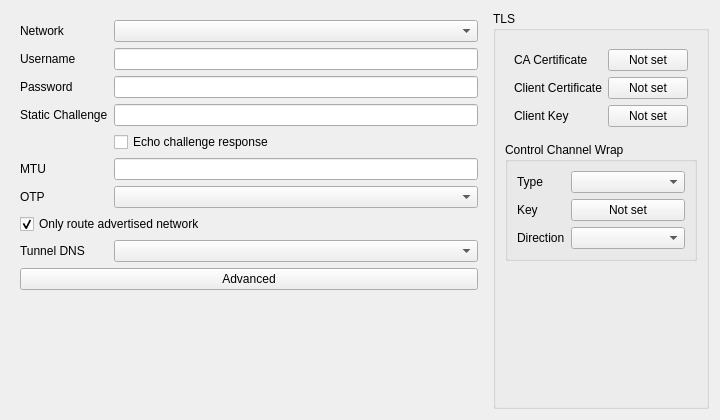
<?xml version="1.0" encoding="UTF-8"?>
<ui version="4.0">
 <class>EditOpenVPN</class>
 <widget class="QWidget" name="EditOpenVPN">
  <property name="geometry">
   <rect>
    <x>0</x>
    <y>0</y>
    <width>720</width>
    <height>420</height>
   </rect>
  </property>
  <property name="windowTitle">
   <string notr="true">EditOpenVPN</string>
  </property>
  <layout class="QHBoxLayout" name="horizontalLayout">
   <item>
    <widget class="QWidget" name="basic_w" native="true">
     <layout class="QFormLayout" name="basic_layout">
      <item row="0" column="0">
       <widget class="QLabel" name="network_l">
        <property name="toolTip">
         <string>&lt;html&gt;&lt;head/&gt;&lt;body&gt;&lt;p&gt;Default transport network. Leave empty to use the core default (udp).&lt;/p&gt;&lt;/body&gt;&lt;/html&gt;</string>
        </property>
        <property name="text">
         <string>Network</string>
        </property>
        <property name="buddy">
         <cstring>network</cstring>
        </property>
       </widget>
      </item>
      <item row="0" column="1">
       <widget class="QComboBox" name="network"/>
      </item>
      <item row="1" column="0">
       <widget class="QLabel" name="username_l">
        <property name="text">
         <string>Username</string>
        </property>
        <property name="buddy">
         <cstring>username</cstring>
        </property>
       </widget>
      </item>
      <item row="1" column="1">
       <widget class="QLineEdit" name="username"/>
      </item>
      <item row="2" column="0">
       <widget class="QLabel" name="password_l">
        <property name="text">
         <string>Password</string>
        </property>
        <property name="buddy">
         <cstring>password</cstring>
        </property>
       </widget>
      </item>
      <item row="2" column="1">
       <widget class="QLineEdit" name="password"/>
      </item>
      <item row="3" column="0">
       <widget class="QLabel" name="static_challenge_l">
        <property name="toolTip">
         <string>&lt;html&gt;&lt;head/&gt;&lt;body&gt;&lt;p&gt;Static challenge text shown by the server when it asks for a second authentication response. When a challenge is set and an OTP profile is bound, Poros sends the answer itself and no interactive prompt appears.&lt;/p&gt;&lt;/body&gt;&lt;/html&gt;</string>
        </property>
        <property name="text">
         <string>Static Challenge</string>
        </property>
        <property name="buddy">
         <cstring>static_challenge</cstring>
        </property>
       </widget>
      </item>
      <item row="3" column="1">
       <widget class="QLineEdit" name="static_challenge"/>
      </item>
      <item row="4" column="1">
       <widget class="QCheckBox" name="static_challenge_echo">
        <property name="toolTip">
         <string>&lt;html&gt;&lt;head/&gt;&lt;body&gt;&lt;p&gt;Show the static challenge response as plain text.&lt;/p&gt;&lt;/body&gt;&lt;/html&gt;</string>
        </property>
        <property name="text">
         <string>Echo challenge response</string>
        </property>
       </widget>
      </item>
      <item row="5" column="0">
       <widget class="QLabel" name="mtu_l">
        <property name="toolTip">
         <string>&lt;html&gt;&lt;head/&gt;&lt;body&gt;&lt;p&gt;Tunnel MTU. Empty uses 1500 until the server pushes a value.&lt;/p&gt;&lt;/body&gt;&lt;/html&gt;</string>
        </property>
        <property name="text">
         <string>MTU</string>
        </property>
        <property name="buddy">
         <cstring>mtu</cstring>
        </property>
       </widget>
      </item>
      <item row="5" column="1">
       <widget class="QLineEdit" name="mtu"/>
      </item>
      <item row="6" column="0">
       <widget class="QLabel" name="otp_profile_l">
        <property name="text">
         <string>OTP</string>
        </property>
        <property name="buddy">
         <cstring>otp_profile</cstring>
        </property>
       </widget>
      </item>
      <item row="6" column="1">
       <widget class="QComboBox" name="otp_profile"/>
      </item>
      <item row="7" column="0" colspan="2">
       <widget class="QCheckBox" name="only_advertised_routes">
        <property name="toolTip">
         <string>&lt;html&gt;&lt;head/&gt;&lt;body&gt;&lt;p&gt;Traffic that falls through to this profile reaches the tunnel only when the destination is inside a subnet the VPN server advertises; anything else is blocked. Routing rules that name this profile explicitly are not affected and always win.&lt;/p&gt;&lt;/body&gt;&lt;/html&gt;</string>
        </property>
        <property name="text">
         <string>Only route advertised network</string>
        </property>
        <property name="checked">
         <bool>true</bool>
        </property>
       </widget>
      </item>
      <item row="8" column="0">
       <widget class="QLabel" name="tunnel_dns_l">
        <property name="toolTip">
         <string>&lt;html&gt;&lt;head/&gt;&lt;body&gt;&lt;p&gt;How DNS uses the resolvers the VPN server pushes when this profile is started.&lt;/p&gt;&lt;p&gt;None: ignore them. Use this if the server claims every domain and breaks public DNS.&lt;br/&gt;Prefer: resolve the names the server claims - its split-DNS suffixes and search domains - through them, and everything else as usual.&lt;br/&gt;Strict: also send every remote DNS query to them instead of the remote DNS server, and fail the lookups they cannot answer. Direct lookups are unchanged.&lt;/p&gt;&lt;p&gt;As an endpoint in a routing profile, Prefer and Strict both resolve only the names the server claims.&lt;/p&gt;&lt;/body&gt;&lt;/html&gt;</string>
        </property>
        <property name="text">
         <string>Tunnel DNS</string>
        </property>
        <property name="buddy">
         <cstring>tunnel_dns</cstring>
        </property>
       </widget>
      </item>
      <item row="8" column="1">
       <widget class="QComboBox" name="tunnel_dns"/>
      </item>
      <item row="9" column="0" colspan="2">
       <widget class="QPushButton" name="advanced_button">
        <property name="text">
         <string>Advanced</string>
        </property>
       </widget>
      </item>
     </layout>
    </widget>
   </item>
   <item>
    <widget class="QGroupBox" name="tls_box">
     <property name="title">
      <string>TLS</string>
     </property>
     <layout class="QVBoxLayout" name="tls_layout">
      <item>
       <widget class="QWidget" name="tls_form_w" native="true">
        <layout class="QFormLayout" name="tls_form">
         <item row="0" column="0">
          <widget class="QLabel" name="certificate_l">
           <property name="toolTip">
            <string>&lt;html&gt;&lt;head/&gt;&lt;body&gt;&lt;p&gt;Trusted CA certificate content (PEM).&lt;/p&gt;&lt;/body&gt;&lt;/html&gt;</string>
           </property>
           <property name="text">
            <string>CA Certificate</string>
           </property>
           <property name="buddy">
            <cstring>certificate</cstring>
           </property>
          </widget>
         </item>
         <item row="0" column="1">
          <widget class="QPushButton" name="certificate">
           <property name="text">
            <string>Not set</string>
           </property>
          </widget>
         </item>
         <item row="1" column="0">
          <widget class="QLabel" name="client_certificate_l">
           <property name="text">
            <string>Client Certificate</string>
           </property>
           <property name="buddy">
            <cstring>client_certificate</cstring>
           </property>
          </widget>
         </item>
         <item row="1" column="1">
          <widget class="QPushButton" name="client_certificate">
           <property name="text">
            <string>Not set</string>
           </property>
          </widget>
         </item>
         <item row="2" column="0">
          <widget class="QLabel" name="client_key_l">
           <property name="text">
            <string>Client Key</string>
           </property>
           <property name="buddy">
            <cstring>client_key</cstring>
           </property>
          </widget>
         </item>
         <item row="2" column="1">
          <widget class="QPushButton" name="client_key">
           <property name="text">
            <string>Not set</string>
           </property>
          </widget>
         </item>
        </layout>
       </widget>
      </item>
      <item>
       <widget class="QGroupBox" name="control_wrap_box">
        <property name="toolTip">
         <string>&lt;html&gt;&lt;head/&gt;&lt;body&gt;&lt;p&gt;OpenVPN tls-auth / tls-crypt / tls-crypt-v2 control channel wrapping. Disabled when the type is empty.&lt;/p&gt;&lt;/body&gt;&lt;/html&gt;</string>
        </property>
        <property name="title">
         <string>Control Channel Wrap</string>
        </property>
        <property name="flat">
         <bool>true</bool>
        </property>
        <layout class="QFormLayout" name="control_wrap_layout">
         <item row="0" column="0">
          <widget class="QLabel" name="control_wrap_type_l">
           <property name="text">
            <string>Type</string>
           </property>
           <property name="buddy">
            <cstring>control_wrap_type</cstring>
           </property>
          </widget>
         </item>
         <item row="0" column="1">
          <widget class="QComboBox" name="control_wrap_type"/>
         </item>
         <item row="1" column="0">
          <widget class="QLabel" name="control_wrap_key_l">
           <property name="text">
            <string>Key</string>
           </property>
           <property name="buddy">
            <cstring>control_wrap_key</cstring>
           </property>
          </widget>
         </item>
         <item row="1" column="1">
          <widget class="QPushButton" name="control_wrap_key">
           <property name="text">
            <string>Not set</string>
           </property>
          </widget>
         </item>
         <item row="2" column="0">
          <widget class="QLabel" name="control_wrap_direction_l">
           <property name="toolTip">
            <string>&lt;html&gt;&lt;head/&gt;&lt;body&gt;&lt;p&gt;tls-auth key direction. Only used when the type is tls_auth; the key is bidirectional when empty.&lt;/p&gt;&lt;/body&gt;&lt;/html&gt;</string>
           </property>
           <property name="text">
            <string>Direction</string>
           </property>
           <property name="buddy">
            <cstring>control_wrap_direction</cstring>
           </property>
          </widget>
         </item>
         <item row="2" column="1">
          <widget class="QComboBox" name="control_wrap_direction"/>
         </item>
        </layout>
       </widget>
      </item>
      <item>
       <spacer name="tls_spacer">
        <property name="orientation">
         <enum>Qt::Vertical</enum>
        </property>
        <property name="sizeHint" stdset="0">
         <size>
          <width>0</width>
          <height>0</height>
         </size>
        </property>
       </spacer>
      </item>
     </layout>
    </widget>
   </item>
  </layout>
 </widget>
 <tabstops>
  <tabstop>network</tabstop>
  <tabstop>username</tabstop>
  <tabstop>password</tabstop>
  <tabstop>static_challenge</tabstop>
  <tabstop>static_challenge_echo</tabstop>
  <tabstop>mtu</tabstop>
  <tabstop>otp_profile</tabstop>
  <tabstop>only_advertised_routes</tabstop>
  <tabstop>tunnel_dns</tabstop>
  <tabstop>advanced_button</tabstop>
  <tabstop>certificate</tabstop>
  <tabstop>client_certificate</tabstop>
  <tabstop>client_key</tabstop>
  <tabstop>control_wrap_type</tabstop>
  <tabstop>control_wrap_key</tabstop>
  <tabstop>control_wrap_direction</tabstop>
 </tabstops>
 <resources/>
 <connections/>
</ui>
